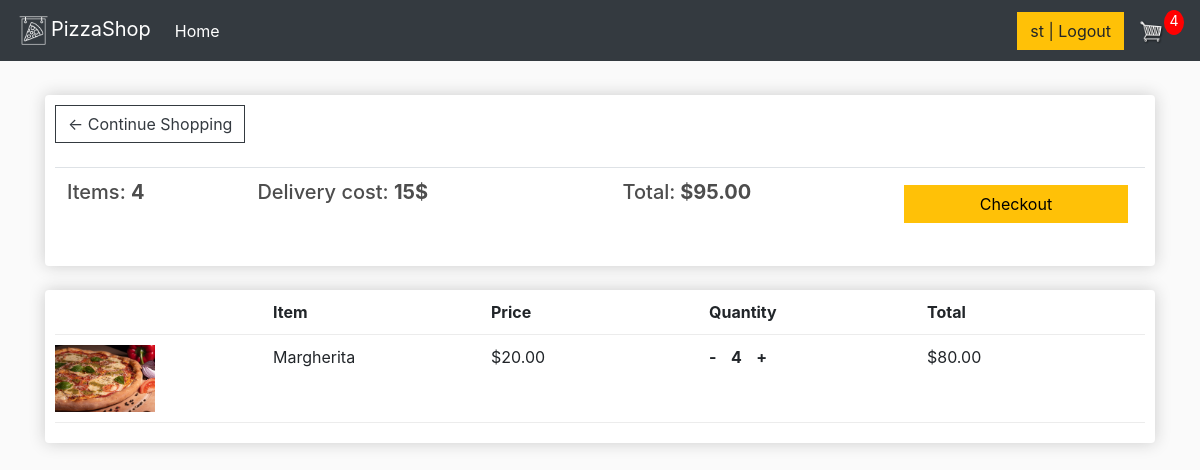
The app's page /cart/ (signed in) with its own data.
### store/models.py (models this page shows, shortened)
class Order(models.Model):
    customer = models.ForeignKey(Customer, on_delete=models.SET_NULL, null=True, blank=True)
    date_ordered = models.DateTimeField(auto_now_add=True)
    complete = models.BooleanField(default=False)
    transaction_id = models.CharField(max_length=100, null=True)
    @property
    def get_cart_total(self):
        orderitems = self.orderitem_set.all()
        deliveryCost = 15
        total = sum([item.get_total for item in orderitems]) + deliveryCost
        return total
    @property
    def get_cart_items(self):
        orderitems = self.orderitem_set.all()
        total = sum([item.quantity for item in orderitems])
        return total

class OrderItem(models.Model):
    product = models.ForeignKey(Product, on_delete=models.SET_NULL, null=True)
    order = models.ForeignKey(Order, on_delete=models.SET_NULL, null=True)
    quantity = models.IntegerField(default=0, null=True, blank=True)
    date_added = models.DateTimeField(auto_now_add=True)
    @property
    def get_total(self):
        total = self.product.price * self.quantity
        return total

class Product(models.Model):
    name = models.CharField(max_length=200)
    ingredients = models.TextField(null=True)
    price = models.DecimalField(max_digits=5, decimal_places=2)
    image = models.ImageField(null=True, blank=True)
    @property
    def imageURL(self):
        try:
            url = self.image.url
        except:
            url = ''
        return url

### store/views.py (the view)
# urls.py: path('cart/', views.cart, name="cart"),
def cart(request):
    data = cartData(request)
    context = {'items': data['items'], 'order': data['order'], 'cartItems': data['cartItems']}
    return render(request, 'store/cart.html', context)

### store/extras.py (called while the page is built)
def cartData(request):
    if request.user.is_authenticated:
        customer = request.user.customer
        order, created = Order.objects.get_or_create(customer=customer, complete=False)
        items = order.orderitem_set.all()
        cartItems = order.get_cart_items
    else:
        cookieData = cookieCart(request)
        cartItems = cookieData['cartItems']
        order = cookieData['order']
        items = cookieData['items']
    return {'cartItems': cartItems, 'order': order, 'items': items}

### store/templates/store/cart.html
{% extends 'store/base.html' %}
{% load static %}
{% block content %}
    <div class="row">
        <div class="col-lg-12">
            <div class="box-element">
                <a class="btn btn-outline-dark" href="{% url 'store' %}">&#x2190; Continue Shopping</a>
                <br>
                <br>
                <table class="table">
                    <tr>
                        <th><h5>Items: <strong>{{ order.get_cart_items }}</strong></h5></th>
                        <th><h5>Delivery cost: <strong>15$</strong></h5></th>
                        <th><h5>Total:<strong> ${{ order.get_cart_total|floatformat:2 }}</strong></h5></th>
                        <th>
                            <a style="float:right; margin:5px;" class="btn login_btn" href="{% url 'checkout' %}">Checkout</a>
                        </th>
                    </tr>
                </table>
            </div>
            <br>
            <div class="box-element">
                <div class="cart-row">
                    <div style="flex:1"></div>
                    <div style="flex:1"><strong>Item</strong></div>
                    <div style="flex:1"><strong>Price</strong></div>
                    <div style="flex:1"><strong>Quantity</strong></div>
                    <div style="flex:1"><strong>Total</strong></div>
                </div>
                {% for item in items %}
                    <div class="cart-row">
                        <div style="flex:1"><img class="row-image" src="{{ item.product.imageURL }}"></div>
                        <div style="flex:1"><p>{{ item.product.name }}</p></div>
                        <div style="flex:1"><p>${{ item.product.price|floatformat:2 }}</p></div>
                        <div style="flex:1">
                            <a data-product="{{ item.product.id }}" data-action="remove" class="quantity
                            chg-quantity update-cart">-</a>
                            <p class="quantity">{{ item.quantity }}</p>
                            <a data-product="{{ item.product.id }}" data-action="add"
                               class="quantity chg-quantity update-cart">+</a>
                        </div>
                        <div style="flex:1"><p>${{ item.get_total|floatformat:2 }}</p></div>
                    </div>
                {% endfor %}
            </div>
        </div>
    </div>
{% endblock content %}

### static/css/base.css (style rules this page uses)
body { background-color: hsl(0, 0%, 98%); }
h1, h2, h3, h4, h5, h6 { color: hsl(0, 0%, 30%); }
.box-element { box-shadow: hsl(0, 0%, 80%) 0 0 16px; background-color: #fff; border-radius: 4px; padding: 10px; }
.col-lg-4, .col-lg-6, .col-lg-8, .col-lg-12 { margin-top: 10px; }
.btn { border-radius: 0; }
.row-image { width: 100px; }
.cart-row { display: flex; align-items: flex-stretch; padding-bottom: 10px; margin-bottom: 10px; border-bottom: 1px solid #ececec; }
.quantity { display: inline-block; font-weight: 700; padding-right: 10px; }
.login_btn { width: 100%; background: #ffc107 !important; color: black !important; }

### records on screen
Order: get_cart_items "4", get_cart_total "95.00"
OrderItem: product.imageURL (picture), product.name "Margherita", product.price "20.00", quantity "4", get_total "80.00"

### other values on screen
{{ cartItems }} "4"
